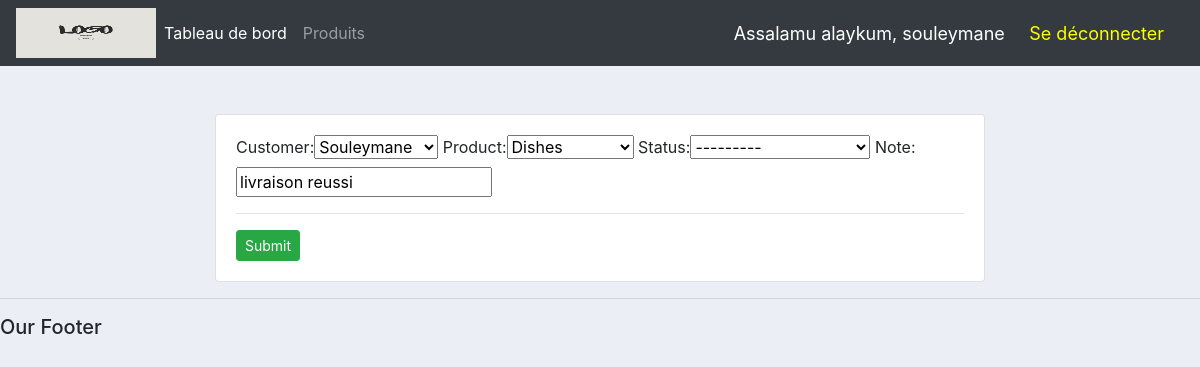
Page /update_order/5/ (signed in) on the earlier database version.
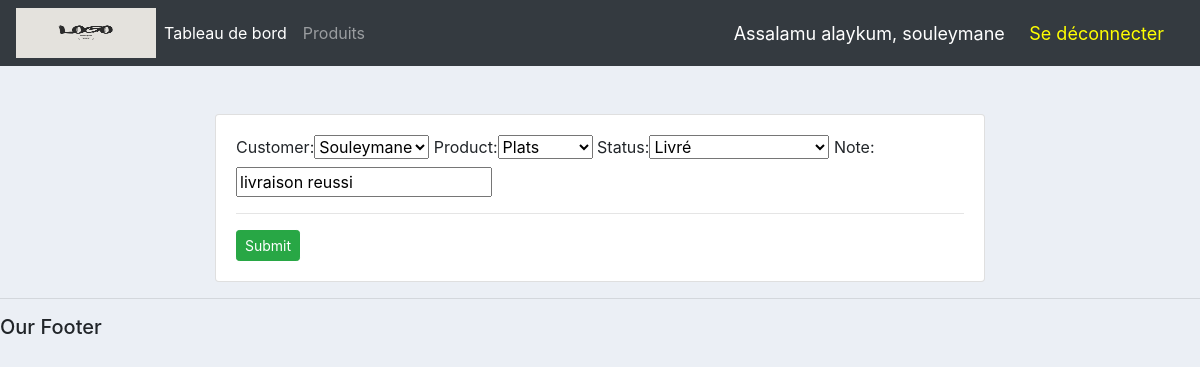
Same page on the later database version.
### accounts/models.py (models this page shows, shortened)
class Order(models.Model):
    STATUS = (
        ('En attente', 'En attente'),
        ('En cours de livraison', 'En cours de livraison'),
        ('Livré', 'Livré'),
    )
    customer = models.ForeignKey(Customer, null=True, on_delete=models.SET_NULL)
    product = models.ForeignKey(Product, null=True, on_delete=models.SET_NULL)
    date_created = models.DateTimeField(auto_now_add=True, null=True)
    status = models.CharField(max_length=200, null=True, choices=STATUS)
    note = models.CharField(max_length=100, null=True)

### accounts/decorators.py (the view)
        def wrapper_func(request, *args, **kwargs):
            group = None
            if request.user.groups.exists():
                group = request.user.groups.all()[0].name
            if group in allowed_roles:
                return view_func(request, *args, **kwargs)
            else:
                return redirect('user_page')

### accounts/forms.py
class OrderForm(ModelForm):
    class Meta:
        model = Order
        fields = '__all__'

### accounts/models.py (called while the page is built)
    def __str__(self):
        return str(self.name) or ''

    def __str__(self):
        return self.name

### accounts/views/updateOrder.py (called while the page is built)
@login_required(login_url='login')
@allowed_users(allowed_roles=['admin'])
def updateOrder(request, pk):
    order = Order.objects.get(id=pk)
    form = OrderForm(instance=order)
    if request.method == "POST":
        form = OrderForm(request.POST, instance=order)
        if form.is_valid():
            form.save()
            return redirect('/')
    context = {'form': form}
    return render(request, 'accounts/updateOrder_form.html', context)

### accounts/templates/accounts/updateOrder_form.html (shortened to what this page needs)
{% extends 'accounts/main.html' %}
{% load static %}
{% block content %}
    <br>
    <br>
    <div class="row">
        <div class="container col-md-8 col-md-offset-2">
            <div class="card card-body">
                <form action="" method="POST">
                        {{form}}
                        <hr>
                    <div>
                        <input class="btn btn-success btn-sm" type="submit" name="confirm">
                    </div>
                </form>
            </div>
        </div>
    </div>
{% endblock %}

Differences in the rows shown:
changed Order "Souleymane": product "Dishes" → "Plats"; status "---------" → "Livré"
